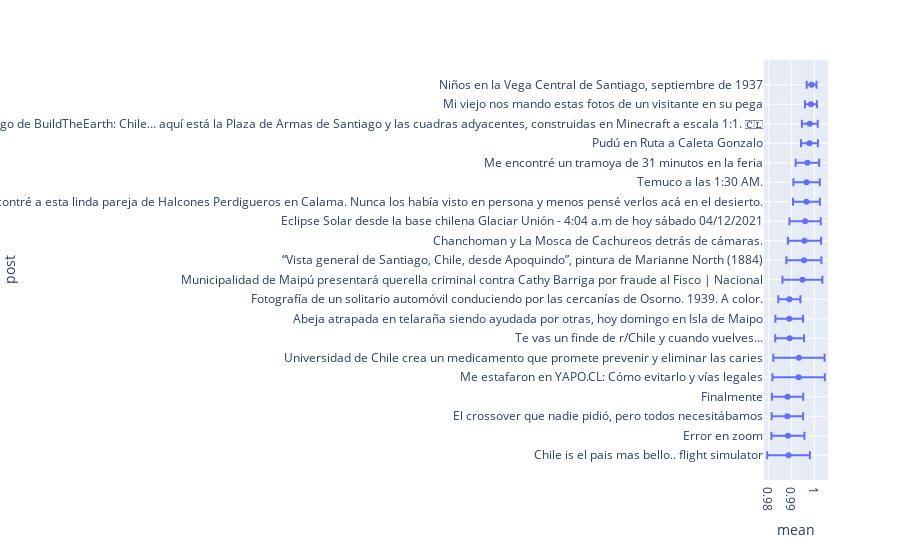

Notebook cell for this chart:
### Markdown cell above
Llego la hora de visualizar los resultados obtenidos, para esto solo ejecute las siguientes celdas y observe lo que sucede :3. ¿Qué logra observar de los resultados?, ¿La solución resulta trivial?

En esta sección esperamos que solo comenten con lo que logran visualizar de los dataframes.

### Code cell
###### Código Aquí ######
votos = votes[len(votes) - 1]
posteo = post[len(post) - 1]
print("lower bounds aproximados:")

#posterior_mean, std_err = intervals_numpy(votos[:, 0], votos[:, 1])
posterior_mean, std_err = mean_std_np(votos)

lb = posterior_mean - std_err
print("\nTop 20 post ordenados por el limite inferior:\n")
order = np.argsort(-lb)
vote_post = {
    'Votos (+)': votos[order[:20], 0],
    'Votos (-)': votos[order[:20], 1],
    'Post': np.array(posteo)[order[:20]],
    'url': np.array(url[len(url) - 1])[order[:20]]
}
df = pd.DataFrame(data=vote_post)
print(df)
ordered_post = df.Post

r_order = order[::-1][-20:]
data_dic = {
    'mean': posterior_mean[r_order],
    'std_err': std_err[r_order],
    'post': ordered_post[::-1]
}
df = pd.DataFrame(data=data_dic)
fig = px.scatter(df, x="mean", y="post", error_x="std_err")
fig.show()

### Figure 1 — Plotly figure (JSON) as saved in the notebook; plotly's stock layout.template omitted (floating-point values rounded to 4 significant figures)
{"data": [{"error_x": {"array": [0.009335, 0.007227, 0.006898, 0.006858, 0.01146, 0.01122, 0.006319, 0.006066, 0.004836, 0.00873, 0.007674, 0.007269, 0.006846, 0.005872, 0.005769, 0.00514, 0.003708, 0.003459, 0.002615, 0.002148]}, "hovertemplate": "mean=%{x}<br>post=%{y}<extra></extra>", "legendgroup": "", "marker": {"color": "#636efa", "symbol": "circle"}, "mode": "markers", "name": "", "orientation": "h", "showlegend": false, "type": "scatter", "x": [0.9886, 0.9883, 0.9881, 0.9882, 0.993, 0.9932, 0.9891, 0.9889, 0.989, 0.9947, 0.9953, 0.9956, 0.9958, 0.9964, 0.9965, 0.9969, 0.9977, 0.9979, 0.9984, 0.9987], "xaxis": "x", "y": ["Chile is el pais mas bello.. flight simulator", "Error en zoom", "El crossover que nadie pidió, pero todos necesitábamos", "Finalmente", "Me estafaron en YAPO.CL: Cómo evitarlo y vías legales", "Universidad de Chile crea un medicamento que promete prevenir y eliminar las caries", "Te vas un finde de r/Chile y cuando vuelves...", "Abeja atrapada en telaraña siendo ayudada por otras, hoy domingo en Isla de Maipo", "Fotografía de un solitario automóvil conduciendo por las cercanías de Osorno. 1939. A color.", "Municipalidad de Maipú presentará querella criminal contra Cathy Barriga por fraude al Fisco | Nacional", "“Vista general de Santiago, Chile, desde Apoquindo”, pintura de Marianne North (1884)", "Chanchoman y La Mosca de Cachureos detrás de cámaras.", "Eclipse Solar desde la base chilena Glaciar Unión - 4:04 a.m de hoy sábado 04/12/2021", "Andando en bici me encontré a esta linda pareja de Halcones Perdigueros en Calama. Nunca los había visto en persona y menos pensé verlos acá en el desierto.", "Temuco a las 1:30 AM.", "Me encontré un tramoya de 31 minutos en la feria", "Pudú en Ruta a Caleta Gonzalo", "¡Estamos de vuelta! Hace mucho tiempo que no publicaba algo de BuildTheEarth: Chile… aquí está la Plaza de Armas de Santiago y las cuadras adyacentes, construidas en Minecraft a escala 1:1. 🇨🇱", "Mi viejo nos mando estas fotos de un visitante en su pega", "Niños en la Vega Central de Santiago, septiembre de 1937"], "yaxis": "y"}], "layout": {"autosize": true, "legend": {"tracegroupgap": 0}, "margin": {"t": 60}, "xaxis": {"anchor": "y", "autorange": true, "domain": [0, 1], "range": [0.9779, 1.006], "title": {"text": "mean"}, "type": "linear"}, "yaxis": {"anchor": "x", "autorange": true, "domain": [0, 1], "range": [-1.471, 20.47], "title": {"text": "post"}, "type": "category"}}}
